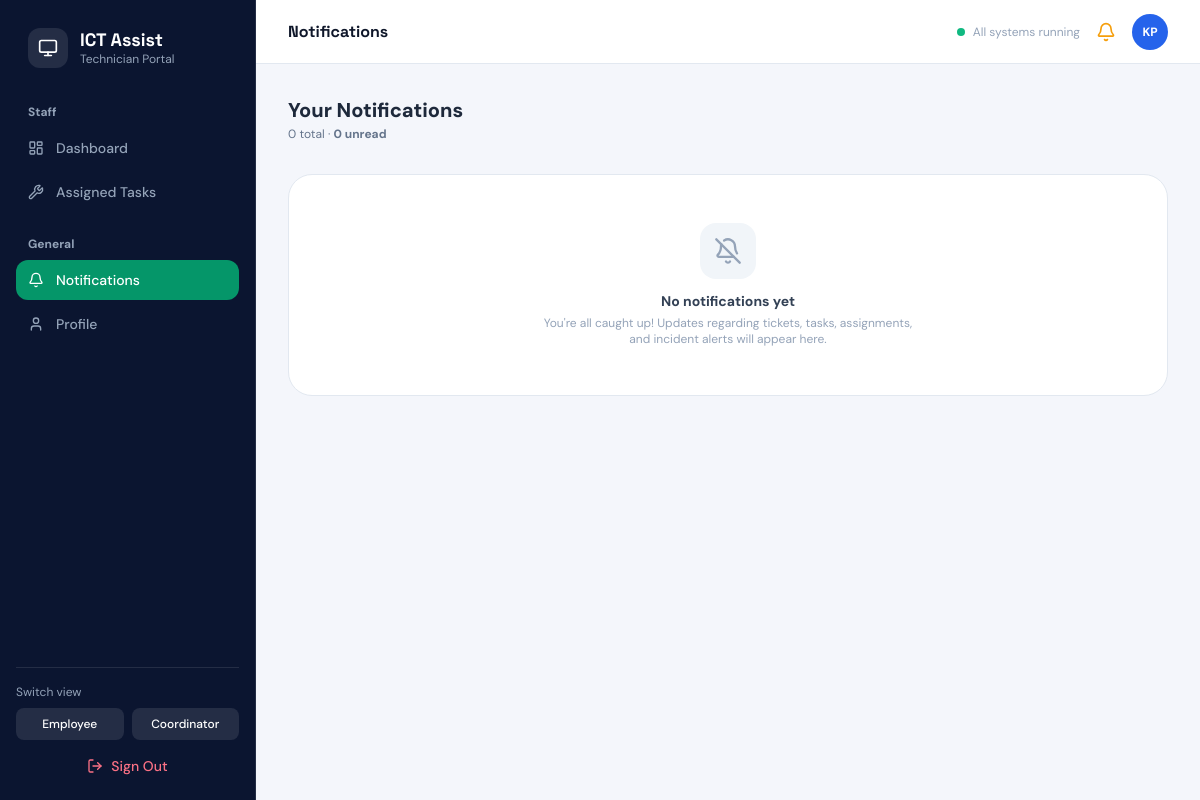
Before: /notifications.php (signed in) with the older database file.
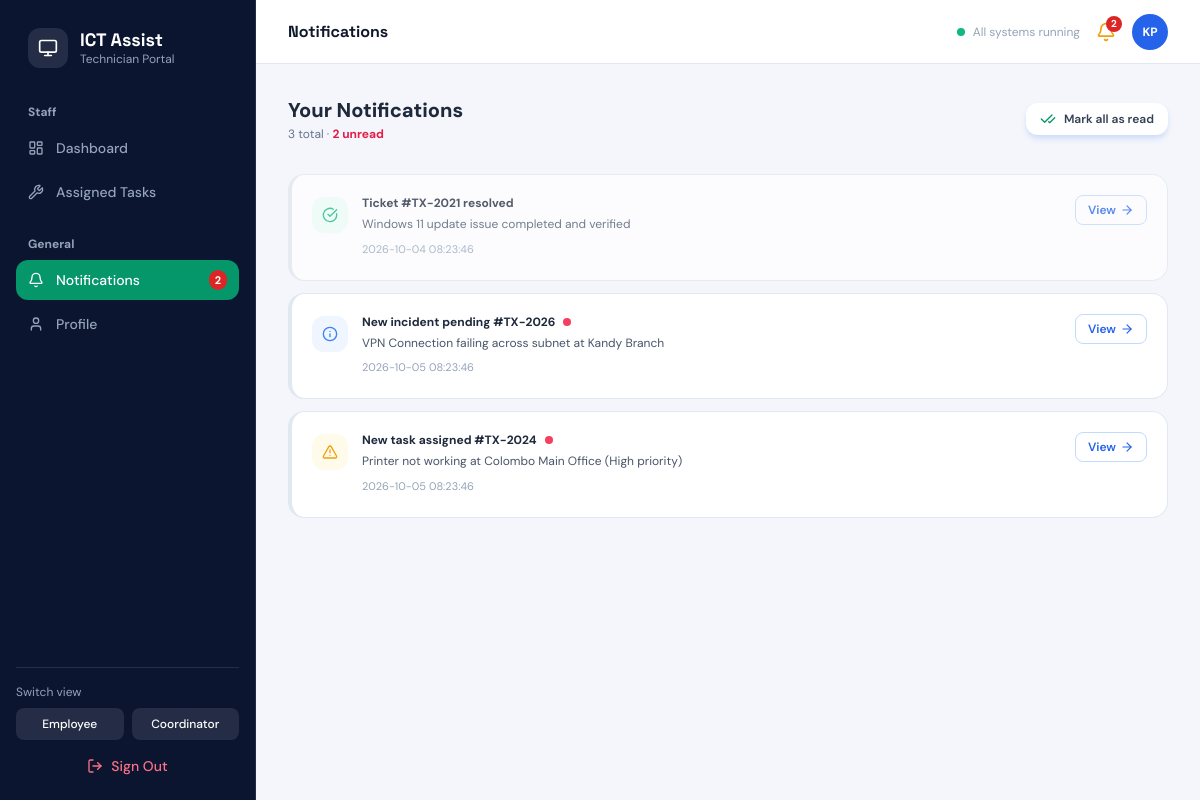
After: the same page with the newer database file.
### tables this page shows
CREATE TABLE notifications (
  id         INT UNSIGNED AUTO_INCREMENT PRIMARY KEY,
  user_id    INT UNSIGNED NOT NULL,
  ticket_id  INT UNSIGNED NULL,
  title      VARCHAR(200) NOT NULL,
  subtitle   VARCHAR(300) NULL,
  type       ENUM('info','success','warning') NOT NULL DEFAULT 'info',
  is_read    TINYINT(1) NOT NULL DEFAULT 0,
  created_at DATETIME NOT NULL DEFAULT CURRENT_TIMESTAMP,
  CONSTRAINT fk_nt_user   FOREIGN KEY (user_id)   REFERENCES users(id)   ON DELETE CASCADE,
  CONSTRAINT fk_nt_ticket FOREIGN KEY (ticket_id) REFERENCES tickets(id) ON DELETE SET NULL,
  INDEX idx_nt_user_read (user_id, is_read)
);

### notifications.php (the view, shortened to what this page needs)
<?php
require_once 'config.php';
$u = me();
$rows = q("SELECT * FROM notifications WHERE user_id=? ORDER BY id DESC LIMIT 100", [$u['id']])->fetchAll();
$unreadCount = 0;
foreach ($rows as $r) {
  if (!$r['is_read']) $unreadCount++;
}
head('Notifications');
?>
<div class="flex flex-col sm:flex-row sm:items-center justify-between gap-4 pb-2">
  <div>
    <h2 class="text-xl font-extrabold text-slate-800">Your Notifications</h2>
    <p class="text-xs text-slate-500 mt-0.5">
      <?= count($rows) ?> total · <span class="font-bold <?= $unreadCount ? 'text-rose-600' : 'text-slate-500' ?>"><?= $unreadCount ?> unread</span>
    </p>
  </div>
  <?php if ($unreadCount > 0): ?>
  <form method="post" class="inline">
    <button name="all" value="1" class="bg-white hover:bg-slate-50 text-slate-700 text-xs font-semibold px-3.5 py-2 rounded-xl border border-slate-200 shadow-xs transition flex items-center gap-2">
      <i data-lucide="check-check" class="w-4 h-4 text-emerald-600"></i>
      <span>Mark all as read</span>
    </button>
  </form>
  <?php endif; ?>
</div>
<?php if (!$rows): ?>
<div class="bg-white rounded-3xl border border-slate-200 p-12 text-center shadow-xs">
  <div class="w-14 h-14 bg-slate-100 text-slate-400 rounded-2xl flex items-center justify-center mx-auto mb-3">
    <i data-lucide="bell-off" class="w-7 h-7"></i>
  </div>
  <h3 class="text-sm font-bold text-slate-700">No notifications yet</h3>
  <p class="text-xs text-slate-400 mt-1 max-w-sm mx-auto">You're all caught up! Updates regarding tickets, tasks, assignments, and incident alerts will appear here.</p>
</div>
<?php else: ?>
<div class="space-y-3">
  <?php foreach ($rows as $n):
    $isRead = (bool)$n['is_read'];
    $type = $n['type'] ?? 'info';
    $borderCls = 'border-l-4 border-blue-500';
    $icon = 'info';
    $iconColor = 'text-blue-500 bg-blue-50';
    if ($type === 'warning') {
      $borderCls = 'border-l-4 border-amber-500';
      $icon = 'alert-triangle';
      $iconColor = 'text-amber-500 bg-amber-50';
    } elseif ($type === 'success') {
      $borderCls = 'border-l-4 border-emerald-500';
      $icon = 'check-circle';
      $iconColor = 'text-emerald-500 bg-emerald-50';
    }
  ?>
  <div class="bg-white p-4 sm:p-5 rounded-2xl border border-slate-200 <?= $borderCls ?> shadow-xs flex items-start justify-between gap-4 <?= $isRead ? 'opacity-75 hover:opacity-100' : '' ?> transition">
    <div class="flex items-start space-x-3.5">
      <div class="w-9 h-9 rounded-xl <?= $iconColor ?> flex items-center justify-center shrink-0 mt-0.5">
        <i data-lucide="<?= $icon ?>" class="w-4 h-4"></i>
      </div>
      <div>
        <div class="flex items-center gap-2">
          <h4 class="text-xs font-bold text-slate-800"><?= e($n['title']) ?></h4>
          <?php if (!$isRead): ?>
          <span class="w-2 h-2 rounded-full bg-rose-500 shrink-0"></span>
          <?php endif; ?>
        </div>
        <p class="text-xs text-slate-600 mt-1 leading-relaxed"><?= e($n['subtitle']) ?></p>
        <span class="inline-block text-[11px] text-slate-400 mt-1.5"><?= e($n['created_at']) ?></span>
      </div>
    </div>
    <?php if (!empty($n['ticket_id'])): ?>
    <a href="ticket.php?id=<?= (int)$n['ticket_id'] ?>" class="shrink-0 text-xs font-semibold text-blue-600 border border-blue-200 px-3 py-1.5 rounded-lg hover:bg-blue-50 transition flex items-center gap-1">
      <span>View</span>
      <i data-lucide="arrow-right" class="w-3.5 h-3.5"></i>
    </a>
    <?php endif; ?>
  </div>
  <?php endforeach; ?>
</div>
<?php endif; ?>
<?php foot(); ?>

### config.php (shortened to what this page needs)
<?php
$pdo = new PDO('mysql:host=localhost;dbname=ict_assist;charset=utf8mb4', 'root', '', [
  PDO::ATTR_ERRMODE => PDO::ERRMODE_EXCEPTION, PDO::ATTR_DEFAULT_FETCH_MODE => PDO::FETCH_ASSOC]);
function e($s){ return htmlspecialchars((string)$s, ENT_QUOTES); }
function q($sql, $p = []){ global $pdo; $s = $pdo->prepare($sql); $s->execute($p); return $s; }
function me(){ return $_SESSION['u'] ?? null; }
function initials($name){
  $parts = preg_split('/[\s\._-]+/', trim((string)$name));
  $in = '';
  foreach ($parts as $p) {
    if ($p !== '') $in .= strtoupper($p[0]);
    if (strlen($in) >= 2) break;
  }
  return $in ?: 'US';
}
function head($t){
  $u = me();
  $n = 0;
  if ($u) {
    $n = (int)q("SELECT COUNT(*) c FROM notifications WHERE user_id=? AND is_read=0", [$u['id']])->fetch()['c'];
  }
  $initials = $u ? initials($u['name']) : 'US';
  $cur = basename($_SERVER['PHP_SELF'] ?? '');
  echo '<!DOCTYPE html>';
  echo '<html lang="en">';
  echo '<head>';
  echo '<script src="https://cdn.tailwindcss.com"></script>';
  echo '<link rel="stylesheet" href="assets/style.css">';
  echo '</head>';
  echo '<body class="font-sans text-slate-700 min-h-screen lg:flex">';
  if ($u) {
    $role = $u['role'];
    $roleDisplay = ucfirst($role);
    $isDash = in_array($cur, ['dashboard.php', 'employee-dashboard.html', 'coordinator-dashboard.html', 'staff-dashboard.html']);
    $isNewReq = in_array($cur, ['new_request.php', 'new-request.html']);
    $isTicket = in_array($cur, ['ticket_status.php', 'ticket-status.html', 'ticket.php']);
    $isNotif = in_array($cur, ['notifications.php', 'notifications.html']);
    $isProfile = in_array($cur, ['profile.php', 'profile.html']);
    $activeBg = $role === 'coordinator' ? 'bg-purple-600 text-white' : ($role === 'staff' ? 'bg-emerald-600 text-white' : 'bg-neon text-white');
    $portalSubtitle = $role === 'coordinator' ? 'Coordinator Portal' : ($role === 'staff' ? 'Technician Portal' : 'Service Desk Portal');
    $linkActive = 'flex items-center gap-3 px-3 py-2.5 rounded-xl '.$activeBg.' font-medium text-sm shadow-xs';
    $linkInactive = 'flex items-center gap-3 px-3 py-2.5 rounded-xl text-slate-400 hover:text-white hover:bg-white/5 font-medium text-sm transition';
    echo '<aside id="sidebar" class="hidden lg:flex fixed lg:sticky top-0 z-40 h-screen w-64 bg-[#0B1530] border-r border-white/10 flex-col justify-between p-4 shrink-0 overflow-y-auto select-none">';
    echo '  <div>';
    echo '    <div class="p-3 flex items-center gap-3 mb-6">';
    echo '      <div class="w-10 h-10 rounded-xl bg-white/10 flex items-center justify-center text-white"><i data-lucide="monitor" class="w-5 h-5"></i></div>';
    echo '      <div>';
    echo '        <h1 class="font-display text-lg font-bold text-white leading-tight">ICT Assist</h1>';
    echo '        <p class="text-xs text-slate-400">'.e($portalSubtitle).'</p>';
    echo '      </div>';
    echo '    </div>';
    echo '    <p class="text-xs font-bold text-slate-400 px-3 mb-2">'.e($roleDisplay).'</p>';
    echo '    <nav class="space-y-1 text-sm font-medium mb-6">';
    echo '      <a href="dashboard.php" class="'.($isDash ? $linkActive : $linkInactive).'"><i data-lucide="layout-dashboard" class="w-4 h-4"></i><span>Dashboard</span></a>';
    if ($role === 'employee') {
      echo '      <a href="new_request.php" class="'.($isNewReq ? $linkActive : $linkInactive).'"><i data-lucide="plus-circle" class="w-4 h-4"></i><span>New Request</span></a>';
      echo '      <a href="ticket_status.php" class="'.($isTicket ? $linkActive : $linkInactive).'"><i data-lucide="clock" class="w-4 h-4"></i><span>Ticket Status</span></a>';
    } elseif ($role === 'staff') {
      echo '      <a href="ticket_status.php" class="'.($isTicket ? $linkActive : $linkInactive).'"><i data-lucide="wrench" class="w-4 h-4"></i><span>Assigned Tasks</span></a>';
    }
    echo '    </nav>';
    echo '    <p class="text-xs font-bold text-slate-400 px-3 mb-2">General</p>';
    echo '    <nav class="space-y-1 text-sm font-medium">';
    echo '      <a href="notifications.php" class="'.($isNotif ? $linkActive : $linkInactive).'"><i data-lucide="bell" class="w-4 h-4"></i><span>Notifications</span>'.($n ? '<span class="ml-auto bg-red-600 text-white text-[11px] font-bold rounded-full px-1.5">'.$n.'</span>' : '').'</a>';
    echo '      <a href="profile.php" class="'.($isProfile ? $linkActive : $linkInactive).'"><i data-lucide="user" class="w-4 h-4"></i><span>Profile</span></a>';
    echo '    </nav>';
    echo '  </div>';
    echo '  <div class="space-y-2 pt-4 border-t border-white/10 text-sm">';
    echo '    <p class="text-xs text-slate-400">Switch view</p>';
    echo '    <div class="grid grid-cols-2 gap-2">';
    if ($role === 'employee') {
      echo '      <a href="switch_view.php?role=coordinator" class="py-2 bg-white/10 text-center rounded-lg hover:bg-neon text-white text-xs font-medium transition">Coordinator</a>';
      echo '      <a href="switch_view.php?role=staff" class="py-2 bg-white/10 text-center rounded-lg hover:bg-neon text-white text-xs font-medium transition">Staff</a>';
    } else {
      echo '      <a href="switch_view.php?role=employee" class="py-2 bg-white/10 text-center rounded-lg hover:bg-emerald-600 text-white text-xs font-medium transition">Employee</a>';
      echo '      <a href="switch_view.php?role=coordinator" class="py-2 bg-white/10 text-center rounded-lg hover:bg-emerald-600 text-white text-xs font-medium transition">Coordinator</a>';
    }
    echo '    </div>';
    echo '    <a href="logout.php" class="flex items-center justify-center gap-2 p-2 text-rose-400 hover:bg-rose-500/10 rounded-xl transition font-medium"><i data-lucide="log-out" class="w-4 h-4"></i>Sign Out</a>';
    echo '  </div>';
    echo '</aside>';
    echo '<div class="flex-1 flex flex-col min-w-0">';
    echo '  <header class="h-16 bg-white border-b border-slate-200 flex items-center justify-between px-4 sm:px-8 sticky top-0 z-30">';
    echo '    <div class="flex items-center gap-3">';
    echo '      <h2 class="font-display text-base font-bold text-slate-900">'.e($t).'</h2>';
    echo '    </div>';
    echo '    <div class="flex items-center gap-4">';
    echo '      <span class="hidden sm:flex items-center gap-2 text-xs text-slate-400"><span class="pulse-dot w-2 h-2 rounded-full bg-emerald-500"></span>All systems running</span>';
    echo '      <a href="notifications.php" class="relative text-amber-500 hover:text-amber-600 transition" aria-label="Notifications">';
    echo '        <i data-lucide="bell" class="w-5 h-5"></i>';
    if ($n > 0) {
      echo '        <span class="absolute -top-1.5 -right-1.5 w-4 h-4 bg-red-600 text-white text-[10px] font-bold rounded-full flex items-center justify-center">'.$n.'</span>';
    }
    echo '      </a>';
    echo '      <a href="profile.php" class="w-9 h-9 rounded-full bg-blue-600 text-white text-xs font-bold flex items-center justify-center transition" aria-label="Profile">'.e($initials).'</a>';
    echo '    </div>';
    echo '  </header>';
  }
  echo '  <main class="flex-1 p-4 sm:p-8 max-w-6xl mx-auto w-full space-y-6">';
}
function foot(){
  echo '  </main>';
  echo '</div>';
  echo '</body></html>';
}

### assets/style.css (style rules this page uses)
* { box-sizing:border-box }
body { margin:0;font-family:ui-sans-serif,system-ui,-apple-system,BlinkMacSystemFont,Segoe UI,Roboto,sans-serif; }
button,.btn { background:#2563eb;color:#fff;border:0;border-radius:0.75rem;padding:0.625rem 1.25rem;font-weight:600;font-size:0.875rem;cursor:pointer;text-decoration:none;display:inline-flex;align-items:center;justify-content:center;gap:0.5rem;box-shadow:0 4px 6px -1px rgba(37,99,235,0.2);transition:all 0.15s; }
.inline { display:inline-block; }

Changed rows visible on the page:
added notifications: title "Ticket #TX-2021 resolved", subtitle "Windows 11 update issue completed and verified", created_at "2026-10-04 08:23:46", is_read 1 (drawn)
added notifications: title "New incident pending #TX-2026", is_read 0 (drawn), subtitle "VPN Connection failing across subnet at Kandy Branch", created_at "2026-10-05 08:23:46"
added notifications: title "New task assigned #TX-2024", is_read 0 (drawn), subtitle "Printer not working at Colombo Main Office (High priority)", created_at "2026-10-05 08:23:46"
Other visible differences:
$n: (not shown) → "2"
count($rows): "0" → "3"
$unreadCount: "0" → "2"
text no longer shown: "No notifications yet You're all caught up! Updates regarding tickets, tasks, assignments, and incident alerts will appear here."
text now shown: "Mark all as read"
